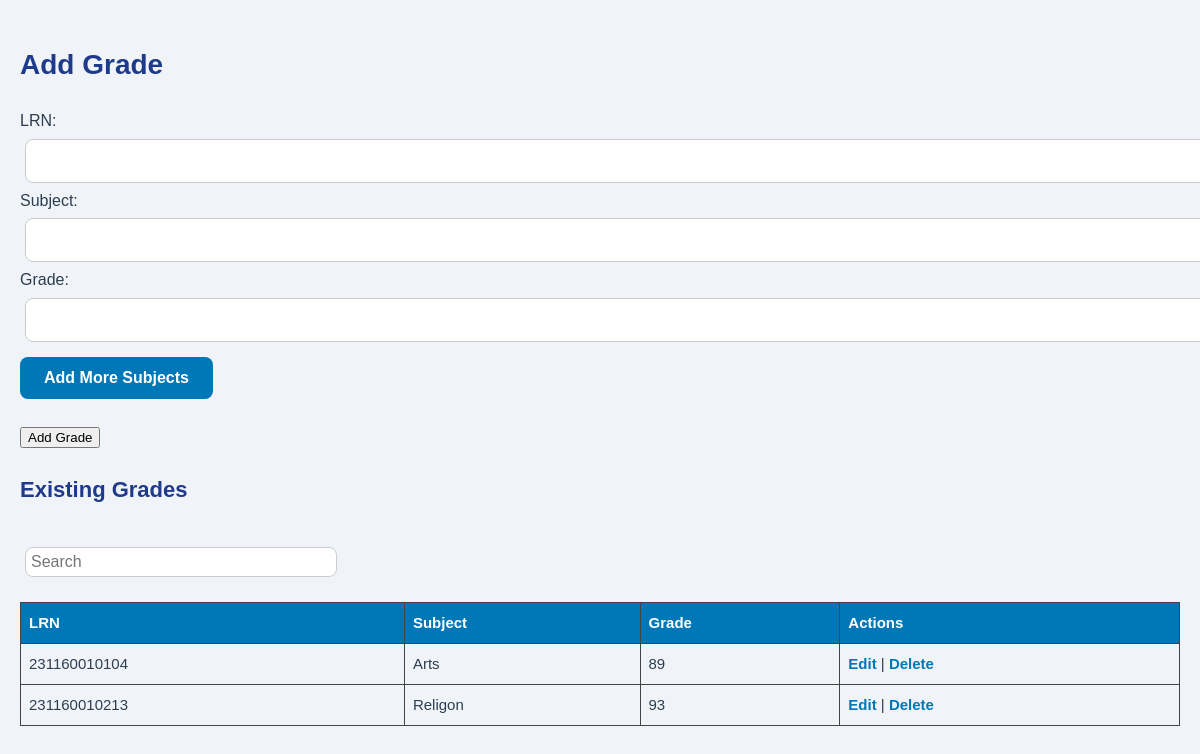
The page /grades.php on the database as committed earlier.
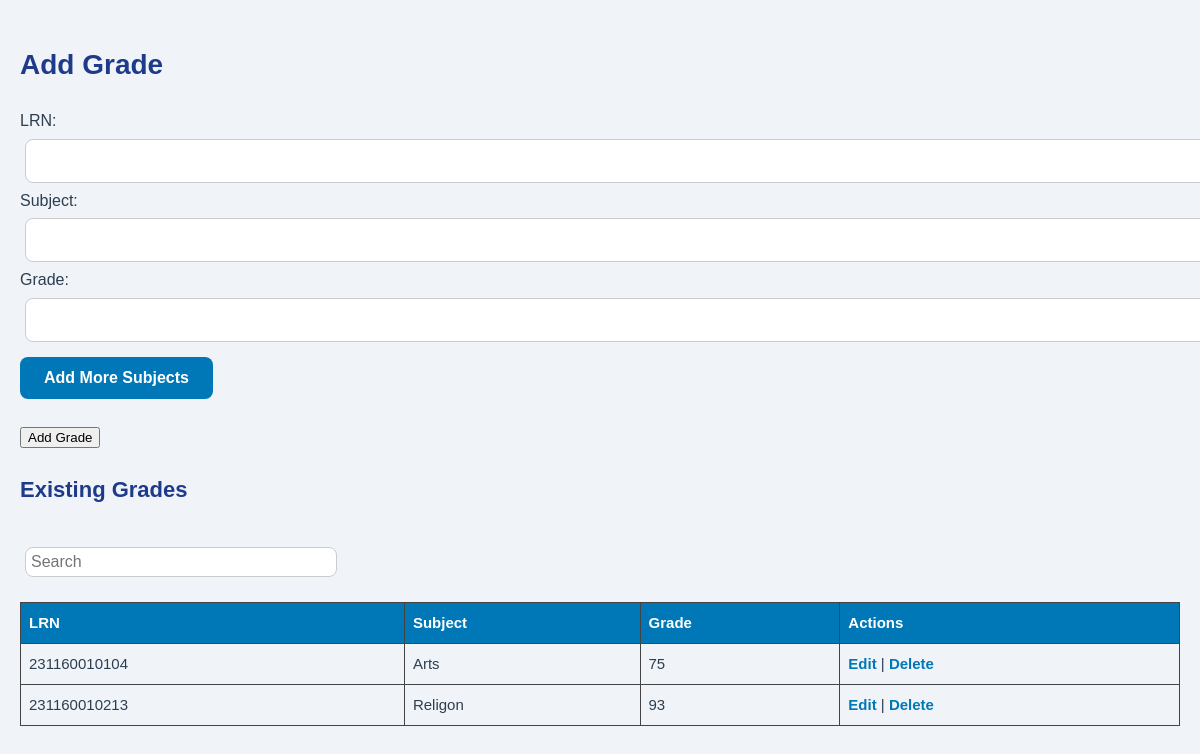
The same page on the database as committed later.
### tables this page shows
CREATE TABLE `grades` (
  `id` int(11) NOT NULL,
  `student_id` bigint(20) NOT NULL,
  `subject` varchar(100) NOT NULL,
  `grade` varchar(10) NOT NULL
);

### grades.php (the view, shortened to what this page needs)
<?php
include 'db.php';
?>
<!DOCTYPE html>
<html>
<head>
    <link rel="stylesheet" type="text/css" href="css/admin.css">
</head>
<body>
<h2>Add Grade</h2>
<form method="POST" action="grades.php">
    LRN: <input type="text" name="student_id" required><br>
    <div id="addSubjects">
        Subject: <input type="text" name="subject[]" required>
        Grade: <input type="text" name="grade[]" required><br>
    </div>
    <button type="button" onclick="addMore()">Add More Subjects</button><br><br>
    <input type="submit" value="Add Grade">
</form>
<h3>Existing Grades</h3>
<input type="text" id="searchInput" placeholder="Search" style="margin-top: 20px; padding: 5px; width: 300px;">
<table>
    <tr><th>LRN</th><th>Subject</th><th>Grade</th><th>Actions</th></tr>
    <?php
    $result = $conn->query("SELECT * FROM grades ORDER BY student_id");
    if ($result) {
        while($row = $result->fetch_assoc()) {
            echo "<tr>
                    <td>{$row['student_id']}</td>
                    <td>{$row['subject']}</td>
                    <td>{$row['grade']}</td>
                    <td>
                        <a href='grades.php?edit_lrn={$row['student_id']}'>Edit</a> |
                        <a href='grades.php?delete={$row['id']}' onclick=\"return confirm('Delete this grade?')\">Delete</a>
                    </td>
                  </tr>";
        }
    }
    ?>
</table>
</body>
</html>

### css/admin.css (style rules this page uses)
body { font-family: 'Poppins', sans-serif; background: #f0f4f8; color: #2c3e50; margin: 0; padding: 30px; line-height: 1.6; }
h2, h3 { color: #1e3a8a; margin-bottom: 20px; font-weight: 700; }
h2 { font-size: 28px; }
h3 { font-size: 22px; }
input[type="text"] { width: 100%; padding: 12px 14px; margin: 12px 0; border: 1px solid #ccc; border-radius: 8px; font-size: 16px; background: #fff; }
button { padding: 12px 24px; background-color: #0077b6; color: #fff; border: none; border-radius: 8px; cursor: pointer; font-size: 16px; font-weight: 600; transition: background 0.2s ease; }
table { width: 100%; margin-top: 30px; border-collapse: collapse; }
th, td { padding: 14px; text-align: left; border-bottom: 1px solid #ddd; font-size: 15px; }
th { background-color: #0077b6; color: #fff; }
a { color: #0077b6; text-decoration: none; font-weight: 600; }

### grades.php (style rules this page uses)
body { font-family: Arial; padding: 20px; }
input[type="text"] { margin: 5px; }
table, th, td { border: 1px solid #444; border-collapse: collapse; padding: 8px; }
table { margin-top: 20px; width: 100%; }
button { margin-top: 10px; }

Rows that differ between the two databases and show on the page:
removed grades: student "231160010104", subject "Arts", grade "89"
added grades: student "231160010104", subject "Arts", grade "75"
